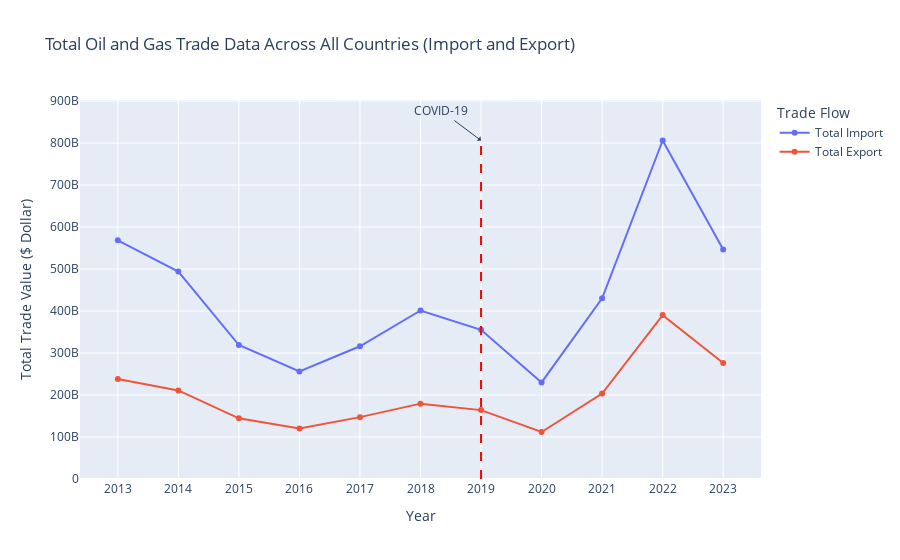

The notebook cell this image was saved under:
### Code cell
df_path = r'data/SQ2/Sorted_TradeData-27.xlsx'
load_and_display_data(df_path, "COVID-19", "Total Oil and Gas Trade Data Across All Countries (Import and Export)" ,"Total Trade Value ($ Dollar)")

### Figure 1 — Plotly figure (JSON) as saved in the notebook; plotly's stock layout.template omitted (floating-point values rounded to 4 significant figures)
{"data": [{"mode": "lines+markers", "name": "Total Import", "type": "scatter", "x": [2013, 2014, 2015, 2016, 2017, 2018, 2019, 2020, 2021, 2022, 2023], "y": [568500000000.0, 493800000000.0, 319000000000.0, 256100000000.0, 316000000000.0, 401300000000.0, 355300000000.0, 230000000000.0, 430200000000.0, 806100000000.0, 546300000000.0]}, {"mode": "lines+markers", "name": "Total Export", "type": "scatter", "x": [2013, 2014, 2015, 2016, 2017, 2018, 2019, 2020, 2021, 2022, 2023], "y": [238000000000.0, 210900000000.0, 144500000000.0, 120200000000.0, 147300000000.0, 179500000000.0, 164000000000.0, 111900000000.0, 203400000000.0, 390200000000.0, 276100000000.0]}], "layout": {"annotations": [{"arrowhead": 1, "ax": -40, "ay": -30, "showarrow": true, "text": "COVID-19", "x": 2019, "y": 806100000000.0}], "legend": {"title": {"text": "Trade Flow"}}, "shapes": [{"line": {"color": "red", "dash": "dash"}, "type": "line", "x0": 2019, "x1": 2019, "y0": 0, "y1": 806100000000.0}], "title": {"text": "Total Oil and Gas Trade Data Across All Countries (Import and Export)"}, "xaxis": {"tickmode": "linear", "title": {"text": "Year"}}, "yaxis": {"title": {"text": "Total Trade Value ($ Dollar)"}}}}
